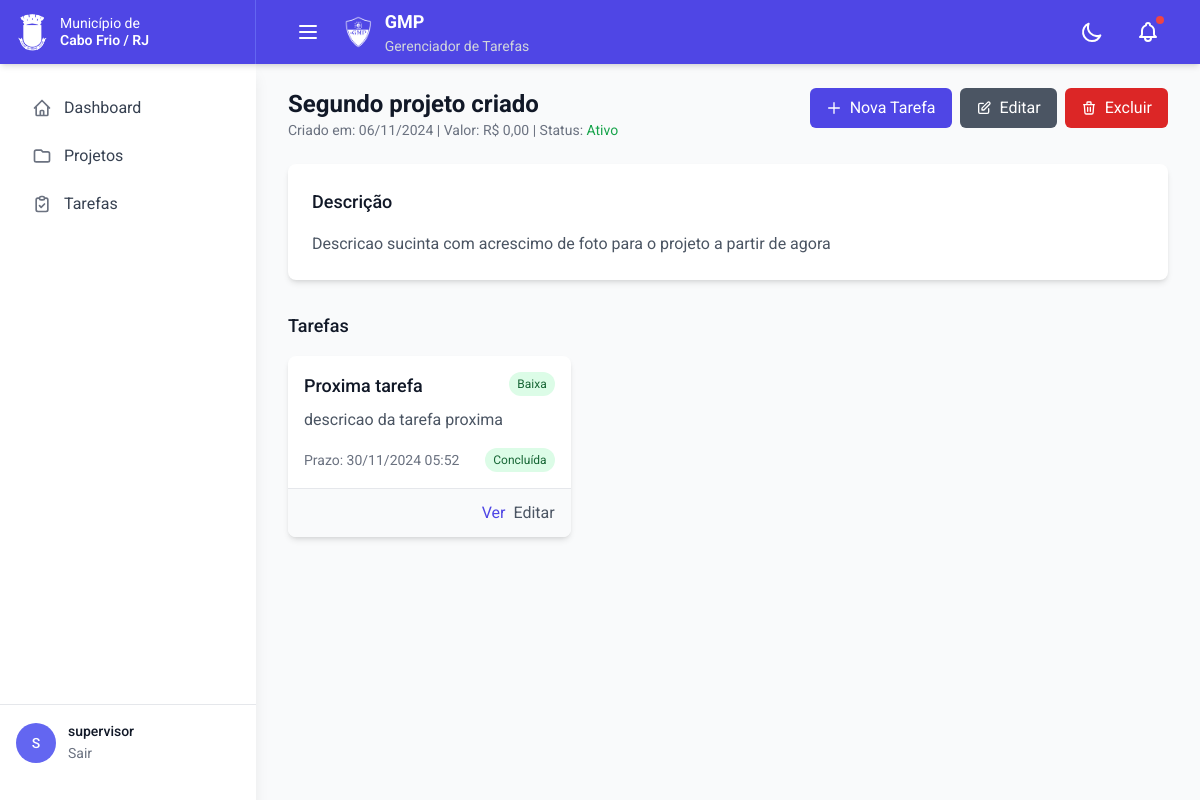
Page /projects/3/ (signed in) on the earlier database version.
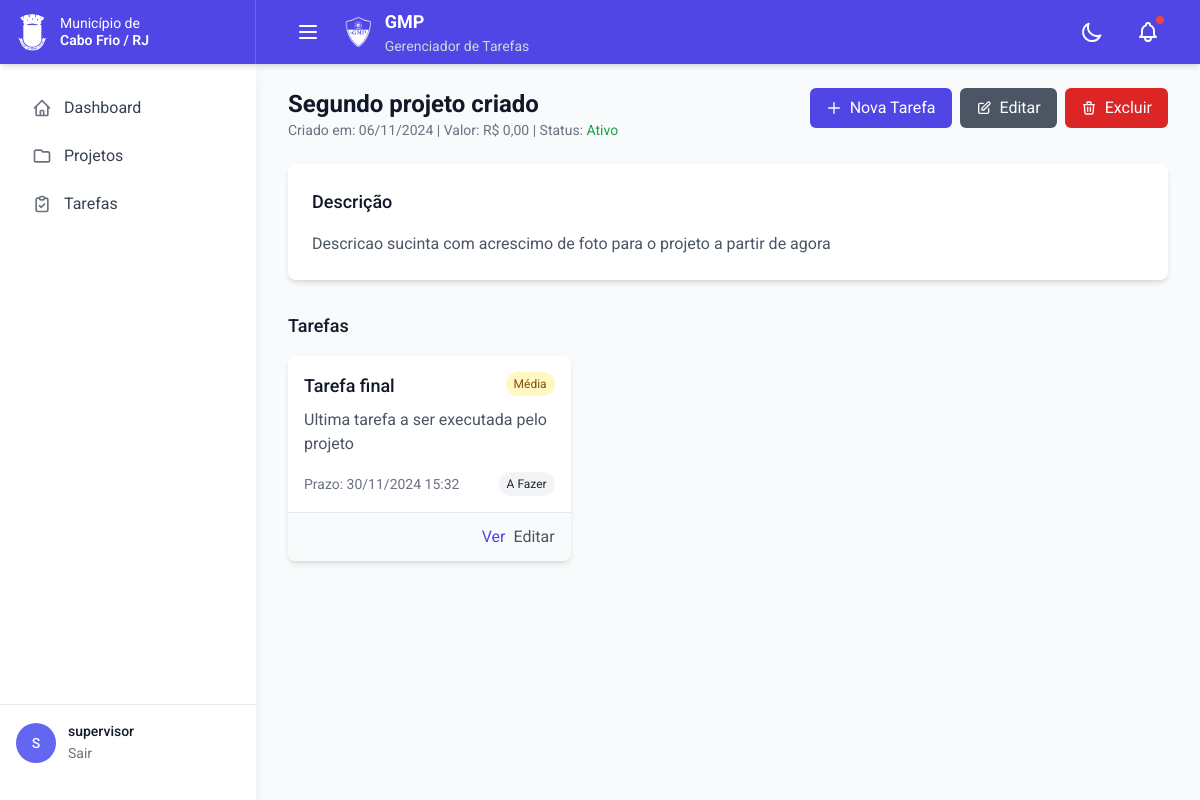
Same page on the later database version.
### users/models.py (models this page shows, shortened)
class CustomUser(AbstractUser):
    email = models.EmailField(unique=True)
    theme_preference = models.CharField(
        max_length=10,
        choices=[('light', 'Light'), ('dark', 'Dark')],
        default='light'
    )
    class Meta:
        db_table = 'users_customuser'
        verbose_name = 'Usuário'
        verbose_name_plural = 'Usuários'

### projects/models.py (models this page shows, shortened)
class Project(models.Model):
    title = models.CharField('Título', max_length=200)
    description = models.TextField('Descrição')
    detailed_description = RichTextField('Descrição Detalhada', null=True, blank=True)
    value = models.DecimalField('Valor', max_digits=10, decimal_places=2, default=0)
    is_active = models.BooleanField('Ativo', default=True)
    photo = models.ImageField('Foto', upload_to='projects/', null=True, blank=True)
    created_at = models.DateTimeField('Criado em', auto_now_add=True)
    owner = models.ForeignKey(
        settings.AUTH_USER_MODEL,
        verbose_name='Proprietário',
        on_delete=models.CASCADE,
        related_name='projects'
    )
    class Meta:
        verbose_name = 'Projeto'
        verbose_name_plural = 'Projetos'
        ordering = ['-created_at']

### tasks/models.py (models this page shows, shortened)
class Task(models.Model):
    PRIORITY_CHOICES = [
        ('low', 'Baixa'),
        ('medium', 'Média'),
        ('high', 'Alta'),
    ]
    STATUS_CHOICES = [
        ('todo', 'A Fazer'),
        ('doing', 'Em Andamento'),
        ('done', 'Concluída'),
    ]
    title = models.CharField('Título', max_length=200)
    description = models.TextField('Descrição')
    due_date = models.DateTimeField('Data de entrega')
    priority = models.CharField(
        'Prioridade',
        max_length=6,
        choices=PRIORITY_CHOICES,
        default='medium'
    )
    status = models.CharField(
        'Status',
        max_length=5,
        choices=STATUS_CHOICES,
        default='todo'
    )
    project = models.ForeignKey(
        Project,
        verbose_name='Projeto',
        on_delete=models.CASCADE,
        related_name='tasks'
    )
    created_at = models.DateTimeField('Criado em', auto_now_add=True)
    updated_at = models.DateTimeField('Atualizado em', auto_now=True)
    class Meta:
        verbose_name = 'Tarefa'
        verbose_name_plural = 'Tarefas'
        ordering = ['due_date']
    def get_priority_display_class(self):
        return {
            'low': 'bg-green-100 dark:bg-green-900 text-green-800 dark:text-green-200',
            'medium': 'bg-yellow-100 dark:bg-yellow-900 text-yellow-800 dark:text-yellow-200',
            'high': 'bg-red-100 dark:bg-red-900 text-red-800 dark:text-red-200'
        }.get(self.priority, '')
    def get_status_display_class(self):
        return {
            'todo': 'bg-gray-100 dark:bg-gray-700 text-gray-800 dark:text-gray-200',
            'doing': 'bg-blue-100 dark:bg-blue-700 text-blue-800 dark:text-blue-200',
            'done': 'bg-green-100 dark:bg-green-900 text-green-800 dark:text-green-200'
        }.get(self.status, '')

### projects/views.py (the view)
# urls.py: path('<int:pk>/', views.project_detail, name='detail'),
@login_required
def project_detail(request, pk):
    project = get_object_or_404(Project, pk=pk, owner=request.user)
    tasks = project.tasks.all()
    return render(request, 'projects/project_detail.html', {
        'project': project,
        'tasks': tasks
    })

### templates/projects/project_detail.html (shortened to what this page needs)
{% extends 'base.html' %}
{% block content %}
<div class="mb-6">
    <div class="flex justify-between items-start">
        <div>
            <h2 class="text-2xl font-bold text-gray-900 dark:text-white">{{ project.title }}</h2>
            <p class="text-sm text-gray-500 dark:text-gray-400">
                Criado em: {{ project.created_at|date:"d/m/Y" }} |
                Valor: R$ {{ project.value|floatformat:2 }} |
                Status: {% if project.is_active %}
                    <span class="text-green-600 dark:text-green-400">Ativo</span>
                {% else %}
                    <span class="text-red-600 dark:text-red-400">Inativo</span>
                {% endif %}
            </p>
        </div>
        <div class="flex space-x-2">
            <a href="{% url 'tasks:create' %}?project={{ project.pk }}"
               class="inline-flex items-center px-4 py-2 bg-indigo-600 dark:bg-indigo-500 text-white rounded-md hover:bg-indigo-700 dark:hover:bg-indigo-600">
                <svg class="w-4 h-4 mr-2" fill="none" stroke="currentColor" viewBox="0 0 24 24">
                    <path stroke-linecap="round" stroke-linejoin="round" stroke-width="2" d="M12 4v16m8-8H4"/>
                </svg>
                Nova Tarefa
            </a>
            <a href="{% url 'projects:update' project.pk %}"
               class="inline-flex items-center px-4 py-2 bg-gray-600 dark:bg-gray-500 text-white rounded-md hover:bg-gray-700 dark:hover:bg-gray-600">
                <svg class="w-4 h-4 mr-2" fill="none" stroke="currentColor" viewBox="0 0 24 24">
                    <path stroke-linecap="round" stroke-linejoin="round" stroke-width="2" d="M11 5H6a2 2 0 00-2 2v11a2 2 0 002 2h11a2 2 0 002-2v-5m-1.414-9.414a2 2 0 112.828 2.828L11.828 15H9v-2.828l8.586-8.586z"/>
                </svg>
                Editar
            </a>
            <button hx-delete="{% url 'projects:delete' project.pk %}"
                    hx-confirm="Tem certeza que deseja excluir este projeto?"
                    class="inline-flex items-center px-4 py-2 bg-red-600 dark:bg-red-500 text-white rounded-md hover:bg-red-700 dark:hover:bg-red-600">
                <svg class="w-4 h-4 mr-2" fill="none" stroke="currentColor" viewBox="0 0 24 24">
                    <path stroke-linecap="round" stroke-linejoin="round" stroke-width="2" d="M19 7l-.867 12.142A2 2 0 0116.138 21H7.862a2 2 0 01-1.995-1.858L5 7m5 4v6m4-6v6m1-10V4a1 1 0 00-1-1h-4a1 1 0 00-1 1v3M4 7h16"/>
                </svg>
                Excluir
            </button>
        </div>
    </div>
    <div class="mt-6 bg-white dark:bg-gray-800 rounded-lg shadow-md p-6">
        <h3 class="text-lg font-medium text-gray-900 dark:text-white mb-4">Descrição</h3>
        <p class="text-gray-600 dark:text-gray-300">{{ project.description }}</p>
    </div>
    <div class="mt-8">
        <h3 class="text-lg font-medium text-gray-900 dark:text-white mb-4">Tarefas</h3>
        {% if tasks %}
            <div class="grid grid-cols-1 md:grid-cols-2 lg:grid-cols-3 gap-4">
                {% for task in tasks %}
                    <div class="bg-white dark:bg-gray-800 rounded-lg shadow-md hover:shadow-lg transition-shadow">
                        <div class="p-4">
                            <div class="flex justify-between items-start">
                                <h4 class="text-lg font-medium text-gray-900 dark:text-white">{{ task.title }}</h4>
                                <span class="px-2 py-1 text-xs rounded-full {{ task.get_priority_display_class }}">
                                    {{ task.get_priority_display }}
                                </span>
                            </div>
                            <p class="mt-2 text-gray-600 dark:text-gray-300">{{ task.description|truncatewords:30 }}</p>
                            <div class="mt-4 flex justify-between items-center">
                                <span class="text-sm text-gray-500 dark:text-gray-400">
                                    Prazo: {{ task.due_date|date:"d/m/Y H:i" }}
                                </span>
                                <span class="px-2 py-1 text-xs rounded-full {{ task.get_status_display_class }}">
                                    {{ task.get_status_display }}
                                </span>
                            </div>
                        </div>
                        <div class="px-4 py-3 bg-gray-50 dark:bg-gray-700 border-t border-gray-200 dark:border-gray-600 rounded-b-lg">
                            <div class="flex justify-end space-x-2">
                                <a href="{% url 'tasks:detail' task.pk %}"
                                   class="text-indigo-600 dark:text-indigo-400 hover:text-indigo-900 dark:hover:text-indigo-300">
                                    Ver
                                </a>
                                <a href="{% url 'tasks:update' task.pk %}"
                                   class="text-gray-600 dark:text-gray-400 hover:text-gray-900 dark:hover:text-gray-300">
                                    Editar
                                </a>
                            </div>
                        </div>
                    </div>
                {% endfor %}
            </div>
        {% endif %}
    </div>
</div>
{% endblock %}

### templates/base.html (shortened to what this page needs)
<!DOCTYPE html>
<html lang="pt-br" class="h-full">
<head>
    <script src="https://cdn.tailwindcss.com"></script>
</head>
<body class="h-full bg-gray-50 dark:bg-gray-900 transition-colors duration-200">
    <nav class="fixed top-0 left-0 right-0 bg-indigo-600 dark:bg-indigo-800 z-50 shadow-md">
        <div class="flex">
            <div class="w-64 flex items-center px-4 py-2 border-r border-indigo-500 dark:border-indigo-700">
                <img src="/media/brasao_bh_grayscale.png" alt="Brasão" class="h-10 w-auto mr-3">
                <div class="text-white text-sm leading-tight">
                    <div>Município de</div>
                    <div class="font-semibold">Cabo Frio / RJ</div>
                </div>
            </div>
            <div class="flex-1">
                <div class="max-w-7xl mx-auto px-4 sm:px-6 lg:px-8">
                    <div class="flex items-center justify-between h-16">
                        <div class="flex items-center space-x-4">
                            <button id="sidebar-toggle"
                                    class="p-2 text-white hover:text-gray-200 rounded-lg focus:outline-none">
                                <svg class="h-6 w-6" fill="none" stroke="currentColor" viewBox="0 0 24 24">
                                    <path stroke-linecap="round" stroke-linejoin="round" stroke-width="2" d="M4 6h16M4 12h16M4 18h16"/>
                                </svg>
                            </button>
                            <div class="flex items-center space-x-3">
                                <img src="/media/logow.png" alt="Logo GMP" class="h-8 w-auto">
                                <div class="flex flex-col">
                                    <span class="text-white font-bold text-lg">GMP</span>
                                    <span class="text-gray-300 text-sm">Gerenciador de Tarefas</span>
                                </div>
                            </div>
                        </div>
                        <div class="flex items-center space-x-4">
                            <button id="theme-toggle"
                                    class="p-2 text-white hover:text-gray-200 rounded-lg">
                                <svg id="moon-icon" class="w-6 h-6 hidden" fill="none" stroke="currentColor" viewBox="0 0 24 24">
                                    <path stroke-linecap="round" stroke-linejoin="round" stroke-width="2"
                                          d="M20.354 15.354A9 9 0 018.646 3.646 9.003 9.003 0 0012 21a9.003 9.003 0 008.354-5.646z">
                                    </path>
                                </svg>
                            </button>
<div class="relative">
    <button id="notifications-toggle"
            class="p-2 text-white hover:text-gray-200 rounded-lg relative">
        <span class="absolute top-1 right-1 w-2 h-2 bg-red-500 rounded-full"></span>
    </button>
</div>
                        </div>
                    </div>
                </div>
            </div>
        </div>
    </nav>
    <aside id="sidebar" class="fixed left-0 top-16 h-full w-64 bg-white dark:bg-gray-800 shadow-lg z-40 transform transition-transform duration-300 flex flex-col">
        <div class="flex-1 py-6 px-4">
            <nav class="space-y-2">
        <a href="{% url 'users:dashboard' %}"
           class="flex items-center px-4 py-2 text-gray-700 dark:text-gray-200 hover:bg-gray-100 dark:hover:bg-gray-700 rounded-md group">
            <span class="group-hover:text-indigo-600 dark:group-hover:text-indigo-400">Dashboard</span>
        </a>
                <a href="{% url 'projects:list' %}"
                   class="flex items-center px-4 py-2 text-gray-700 dark:text-gray-200 hover:bg-gray-100 dark:hover:bg-gray-700 rounded-md group">
                    <span class="group-hover:text-indigo-600 dark:group-hover:text-indigo-400">Projetos</span>
                </a>
                <a href="{% url 'tasks:list' %}"
                   class="flex items-center px-4 py-2 text-gray-700 dark:text-gray-200 hover:bg-gray-100 dark:hover:bg-gray-700 rounded-md group">
                    <span class="group-hover:text-indigo-600 dark:group-hover:text-indigo-400">Tarefas</span>
                </a>
            </nav>
        </div>
<div class="border-t border-gray-200 dark:border-gray-700 p-4 mt-auto h-40">
    <div class="flex items-center space-x-3">
        <div class="w-10 h-10 rounded-full overflow-hidden bg-gray-300">
            {% if user.profile_image %}
                <img src="{{ user.profile_image.url }}" alt="Avatar" class="w-full h-full object-cover">
            {% else %}
                <div class="flex items-center justify-center h-full text-white font-medium text-sm bg-indigo-500 dark:bg-indigo-600">
                    {% if user.is_authenticated %}
                        {{ user.username|make_list|first|upper }}
                    {% endif %}
                </div>
            {% endif %}
        </div>
        <div class="flex-1 min-w-0">
            {% if user.is_authenticated %}
                <p class="text-sm font-medium text-gray-900 dark:text-white truncate">
                    {{ user.username }}
                </p>
                <a href="{% url 'logout' %}"
                   class="text-sm text-gray-500 dark:text-gray-400 hover:text-gray-700 dark:hover:text-gray-300">
                    Sair
                </a>
            {% else %}
                <a href="{% url 'login' %}"
                   class="text-sm text-gray-500 dark:text-gray-400 hover:text-gray-700 dark:hover:text-gray-300">
                    Entrar
                </a>
            {% endif %}
        </div>
    </div>
</div>
    </aside>
    <main id="main-content" class="md:ml-64 ml-0 pt-16 transition-all duration-300">
        <div class="max-w-7xl mx-auto py-6 sm:px-6 lg:px-8">
            {% block content %}
            {% endblock %}
        </div>
    </main>
</body>
</html>

### templates/base.html (style rules this page uses)
body { font-family: 'Roboto', sans-serif; }
button, .btn { @apply rounded-md font-medium focus:outline-none focus:ring-2 focus:ring-offset-2; }
h1, h2, h3, h4, h5, h6 { @apply font-medium; }
p { @apply font-normal; }

Differences in the rows shown:
no longer on this page (row edited): Task: title "Proxima tarefa", priority "Baixa", description "descricao da tarefa proxima", due_date "30/11/2024 05:52", status "Concluída"
added Task: title "Tarefa final", priority "Média", description "Ultima tarefa a ser executada pelo projeto", due_date "30/11/2024 15:32", status "A Fazer"
